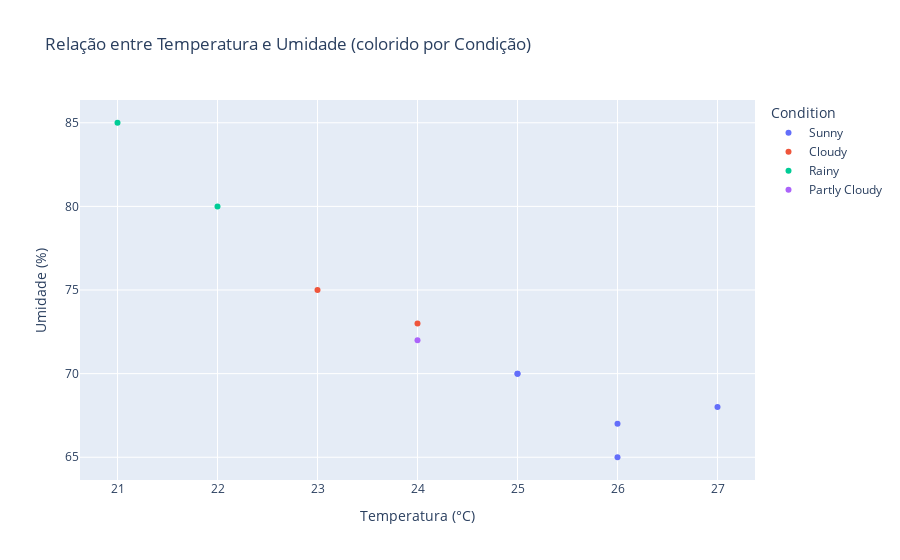

Here is the notebook cell this chart was saved with:
### Code cell
fig_scatter.show()

### Figure 1 — Plotly figure (JSON) as saved in the notebook; plotly's stock layout.template omitted (floating-point values rounded to 4 significant figures)
{"data": [{"customdata": [["2023-10-26T00:00:00", 15], ["2023-10-28T00:00:00", 20], ["2023-10-31T00:00:00", 18], ["2023-11-02T00:00:00", 16], ["2023-11-04T00:00:00", 22]], "hovertemplate": "Condition=Sunny<br>Temperatura (°C)=%{x}<br>Umidade (%)=%{y}<br>Date=%{customdata[0]}<br>Wind_speed_kmh=%{customdata[1]}<extra></extra>", "legendgroup": "Sunny", "marker": {"color": "#636efa", "symbol": "circle"}, "mode": "markers", "name": "Sunny", "orientation": "v", "showlegend": true, "type": "scatter", "x": [25, 26, 27, 25, 26], "xaxis": "x", "y": [70, 65, 68, 70, 67], "yaxis": "y"}, {"customdata": [["2023-10-27T00:00:00", 10], ["2023-11-03T00:00:00", 14]], "hovertemplate": "Condition=Cloudy<br>Temperatura (°C)=%{x}<br>Umidade (%)=%{y}<br>Date=%{customdata[0]}<br>Wind_speed_kmh=%{customdata[1]}<extra></extra>", "legendgroup": "Cloudy", "marker": {"color": "#EF553B", "symbol": "circle"}, "mode": "markers", "name": "Cloudy", "orientation": "v", "showlegend": true, "type": "scatter", "x": [23, 24], "xaxis": "x", "y": [75, 73], "yaxis": "y"}, {"customdata": [["2023-10-29T00:00:00", 5], ["2023-11-01T00:00:00", 8]], "hovertemplate": "Condition=Rainy<br>Temperatura (°C)=%{x}<br>Umidade (%)=%{y}<br>Date=%{customdata[0]}<br>Wind_speed_kmh=%{customdata[1]}<extra></extra>", "legendgroup": "Rainy", "marker": {"color": "#00cc96", "symbol": "circle"}, "mode": "markers", "name": "Rainy", "orientation": "v", "showlegend": true, "type": "scatter", "x": [22, 21], "xaxis": "x", "y": [80, 85], "yaxis": "y"}, {"customdata": [["2023-10-30T00:00:00", 12]], "hovertemplate": "Condition=Partly Cloudy<br>Temperatura (°C)=%{x}<br>Umidade (%)=%{y}<br>Date=%{customdata[0]}<br>Wind_speed_kmh=%{customdata[1]}<extra></extra>", "legendgroup": "Partly Cloudy", "marker": {"color": "#ab63fa", "symbol": "circle"}, "mode": "markers", "name": "Partly Cloudy", "orientation": "v", "showlegend": true, "type": "scatter", "x": [24], "xaxis": "x", "y": [72], "yaxis": "y"}], "layout": {"legend": {"title": {"text": "Condition"}, "tracegroupgap": 0}, "title": {"text": "Relação entre Temperatura e Umidade (colorido por Condição)"}, "xaxis": {"anchor": "y", "domain": [0, 1], "title": {"text": "Temperatura (°C)"}}, "yaxis": {"anchor": "x", "domain": [0, 1], "title": {"text": "Umidade (%)"}}}}
